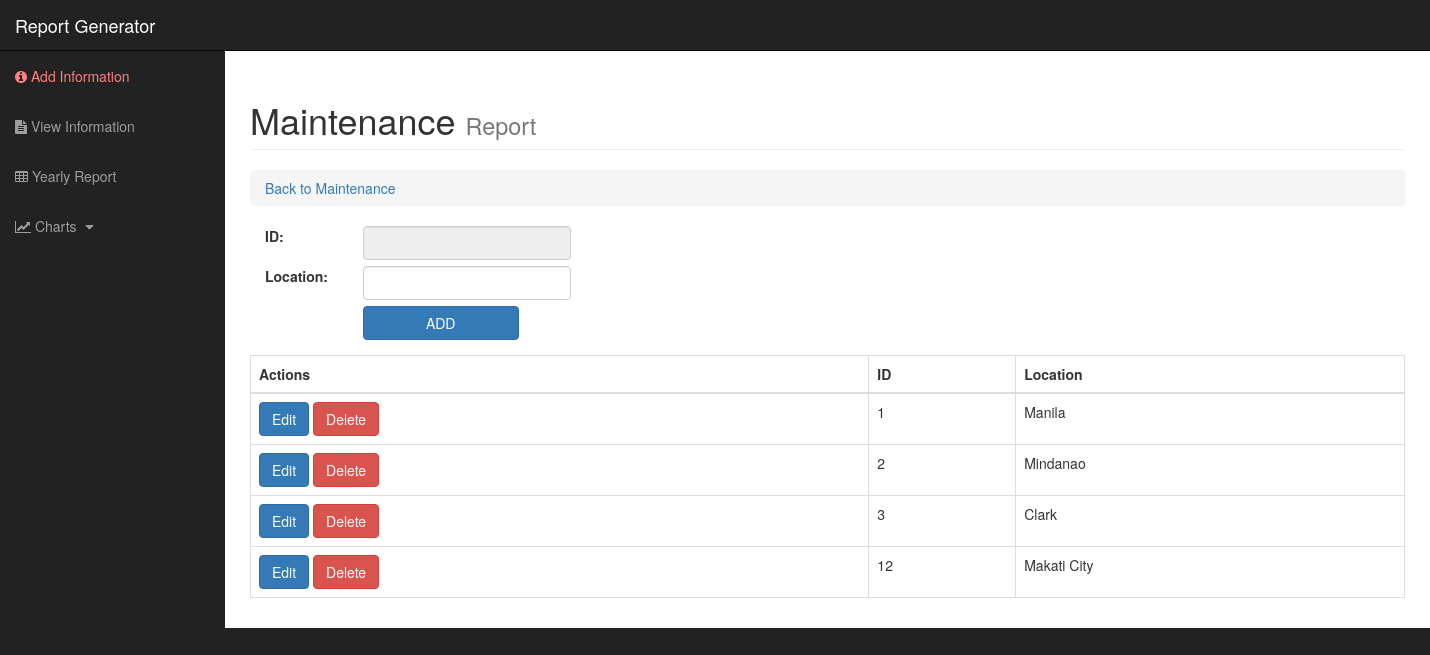
Page /user/maintenance/location.php on the earlier database version.
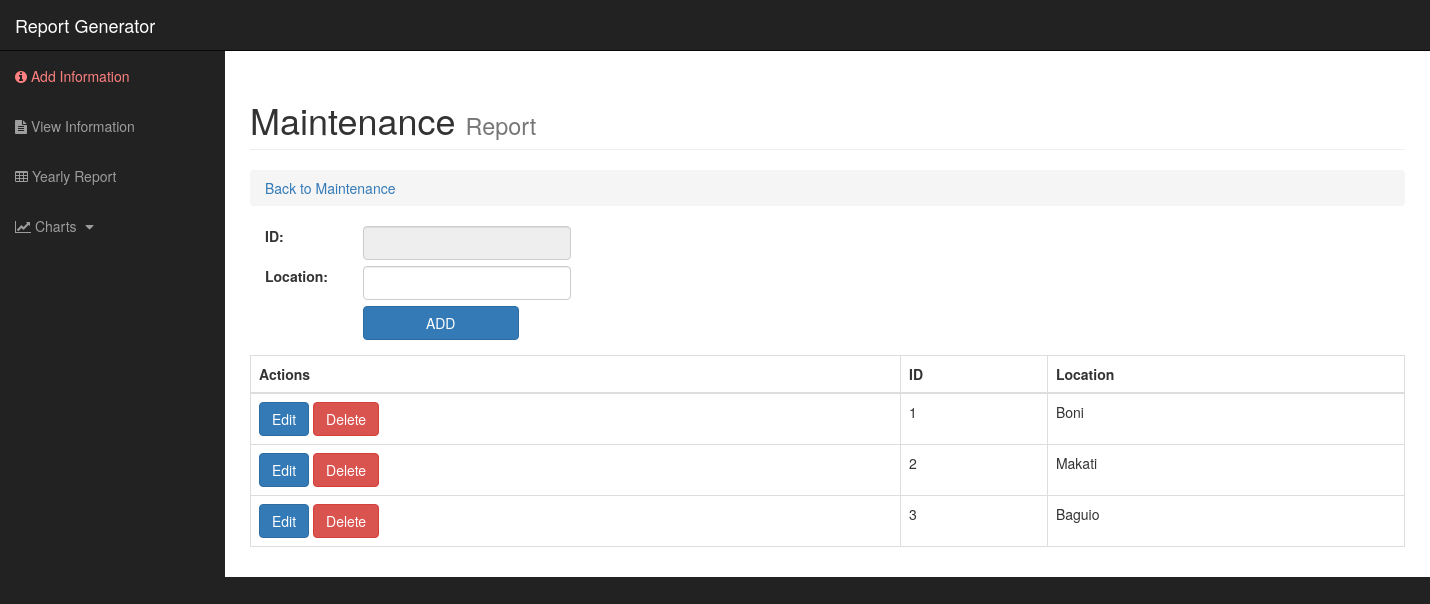
Same page on the later database version.
### tables this page shows
CREATE TABLE `tbllocation` (
  `LocationID` int(20) NOT NULL,
  `LocationName` varchar(50) NOT NULL,
  `LocationCTR` int(20) NOT NULL,
  `LocationIsActive` tinyint(1) NOT NULL
);

### user/maintenance/location.php (the view, shortened to what this page needs)
<?php
require_once('../../database/config.php');
?>
<!DOCTYPE html>
<html lang="en">
<head>
  <link href="../../css/bootstrap.min.css" rel="stylesheet">
  <link href="../../css/sb-admin.css" rel="stylesheet">
  <link href="../../font-awesome/css/font-awesome.min.css" rel="stylesheet" type="text/css">
</head>
<body>
  <div id="wrapper">
    <nav class="navbar navbar-inverse navbar-fixed-top" role="navigation">
      <div class="navbar-header">
        <a class="navbar-brand" href="../index.php">Report Generator</a>
      </div>
      <div class="collapse navbar-collapse navbar-ex1-collapse">
        <ul class="nav navbar-nav side-nav">
          <li >
            <a style="color:#ff8080!important" href="../index.php"> <i class="fa fa-info-circle" aria-hidden="true"></i> Add Information</a>
          </li>
          <li>
            <a href="../view_info.php"> <i class="fa fa-file-text" aria-hidden="true"></i> View Information </a>
          </li>
          <li>
            <a href="../tables/visit_reports.php"><i class="fa fa-table" aria-hidden="true"></i> Yearly Report</a>
          </li>
          <li>
            <a href="javascript:;" data-toggle="collapse" data-target="#demo"><i class="fa fa-line-chart" aria-hidden="true"></i> Charts <i class="fa fa-fw fa-caret-down"></i></a>
          </li>
        </ul>
      </div>
    </nav>
    <div id="page-wrapper">
      <div class="container-fluid">
        <div class="row">
          <div class="col-lg-12">
            <h1 class="page-header">
              Maintenance
              <small>Report</small>
            </h1>
            <ol class="breadcrumb">
              <li class="active">
                <a href="../index.php"> Back to Maintenance </a>
              </li>
            </ol>
          </div>
        </div>
        <form method="post">
          <div class="container form-group" >
            <div class="row">
              <div class="col-xs-1">
                <label>ID: &nbsp;</label>
              </div>
              <div class="col-xs-11">
                <input name="txtIdLoc" class="form-control disabled" type="text" style="width:20%"disabled>
              </div>
              <br><br>
              <div class="col-xs-1">
                <label>Location: &nbsp;</label>
              </div>
              <div class="col-xs-11">
                <input name="txtNameLoc" class="form-control disabled" type="text" style="width:20%">
              </div><br><br>
              <div class="col-xs-11 offset col-xs-.5">
                <input class="btn btn-primary" style="width:15%!important;" type="submit" name="btnSubmit" id="btnSubmit" value="ADD">
              </div>
            </div>
          </div>
          <div class="table-responsive">
            <table class="table table-bordered table-hover">
              <thead>
                <tr>
                  <th>Actions</th>
                  <th>ID</th>
                  <th>Location</th>
                </tr>
              </thead>
              <tbody>
                <?php
                $sql = "SELECT * FROM ict_database.tbllocation WHERE LocationIsActive = 1";
                $query = mysqli_query($conn,$sql);
                while($row=mysqli_fetch_array($query)){
                  ?>
                  <tr>
                    <td><a href="location_update.php?id=	<?php echo $row['LocationID']?>" class="btn btn-primary"> Edit</a>
                      <a  href="location_delete.php?del= <?php echo $row['LocationID']?>" onclick="return confirm('Delete Data?')" class="btn btn-danger" >Delete</a>
                    </td>
                    <td><?php echo $row['LocationID']?></td>
                    <td><?php echo $row['LocationName']?></td>
                  </tr>
                  <?php
                }
                ?>
              </tbody>
            </table>
          </div>
        </div>
      </div>
    </div>
</body>
</html>

Differences in the rows shown:
removed tbllocation: LocationID "12", LocationName "Makati City"
changed tbllocation id 1: LocationName "Manila" → "Boni"
changed tbllocation id 2: LocationName "Mindanao" → "Makati"
changed tbllocation id 3: LocationName "Clark" → "Baguio"
